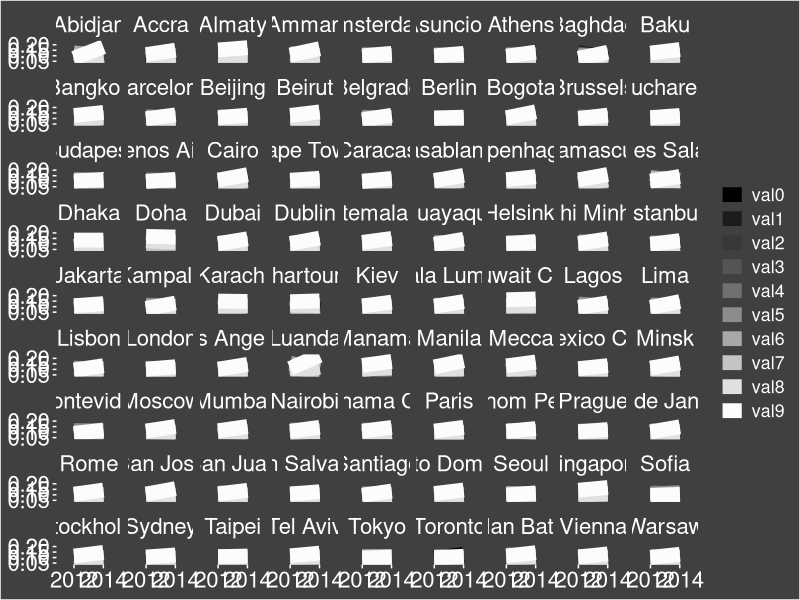
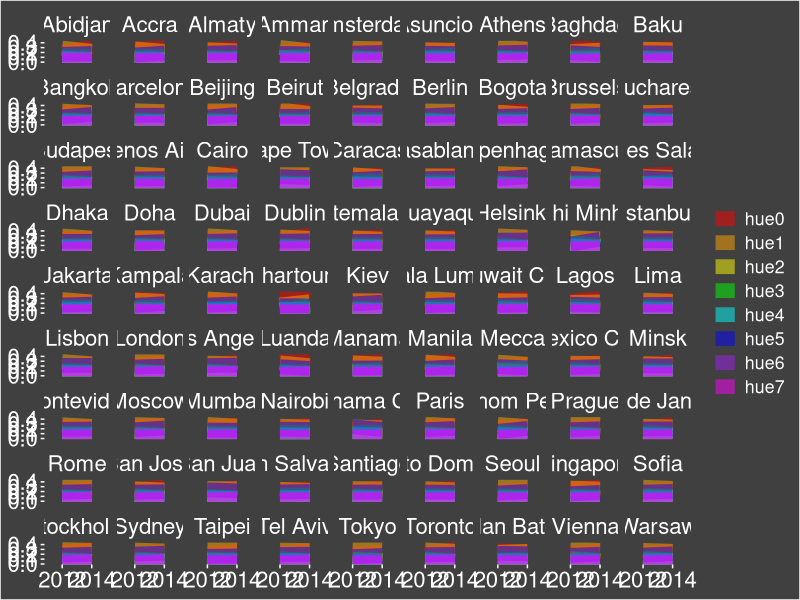
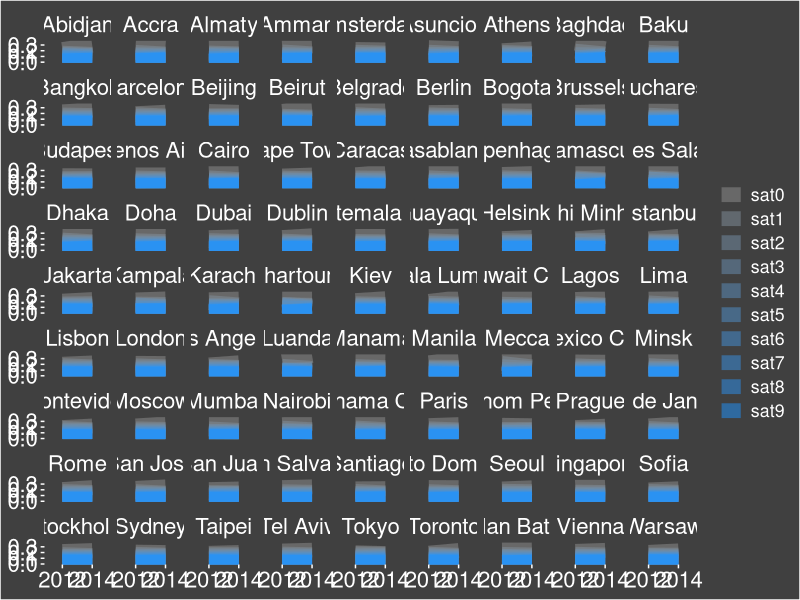

Write R code to recreate these figures, in order.
df = read.csv("image-data-histograms_columnized-merged.csv")

library(ggplot2)
library(reshape2)

df.melted = melt(df,id.vars=c("city","year"))

hsvbins = unique(df.melted$variable)
vals = hsvbins[1:10]
sats = hsvbins[11:20]
hues = hsvbins[21:28]

levels(df.melted$variable)

ggplot(df.melted[df.melted$variable %in% vals,],
       aes(as.factor(year),value,group=variable,color=variable)) + 
  geom_line(size=5) +
  facet_wrap(~city) +
  scale_color_manual(values=c("grey0",
                              "grey11",
                              "grey22",
                              "grey33",
                              "grey44",
                              "grey55",
                              "grey66",
                              "grey77",
                              "grey88",
                              "grey99")) +
  theme(
    panel.grid.major = element_blank(),
    panel.grid.minor = element_blank(),
    plot.background = element_rect(fill="grey25"),
    panel.background = element_rect(fill="grey25"),
    legend.key = element_rect(fill=NA,color=NA),
    legend.title = element_blank(),
    legend.background = element_blank(),
    legend.box = NULL,
    strip.background = element_blank(),
    axis.title = element_blank(),
    strip.text = element_text(color="white",size=16),
    text = element_text(color="white",size=16),
    axis.text = element_text(color="white",size=16),
    axis.ticks = element_line(color="white")
    )

ggplot(df.melted[df.melted$variable %in% hues,],
       aes(as.factor(year),value,group=variable,color=variable)) + 
  geom_line(size=5,alpha=0.5) +
  facet_wrap(~city) +
  scale_color_manual(values=c("red",
                              "orange",
                              "yellow",
                              "green",
                              "cyan",
                              "blue",
                              "purple",
                              "magenta")) +
  theme(
    panel.grid.major = element_blank(),
    panel.grid.minor = element_blank(),
    plot.background = element_rect(fill="grey25"),
    panel.background = element_rect(fill="grey25"),
    legend.key = element_rect(fill=NA,color=NA),
    legend.title = element_blank(),
    legend.background = element_blank(),
    legend.box = NULL,
    strip.background = element_blank(),
    axis.title = element_blank(),
    strip.text = element_text(color="white",size=16),
    text = element_text(color="white",size=16),
    axis.text = element_text(color="white",size=16),
    axis.ticks = element_line(color="white")
  )

ggplot(df.melted[df.melted$variable %in% sats,],
       aes(as.factor(year),value,group=variable,color=variable)) + 
  geom_line(size=5,alpha=0.5) +
  facet_wrap(~city) +
  scale_color_manual(values=c("#8f8f8f",
                              "#828f9b",
                              "#7690a7",
                              "#6a90b4",
                              "#5d90c0",
                              "#5191cd",
                              "#4591d9",
                              "#3892e5",
                              "#2c92f2",
                              "#1f93ff")) +
  theme(
    panel.grid.major = element_blank(),
    panel.grid.minor = element_blank(),
    plot.background = element_rect(fill="grey25"),
    panel.background = element_rect(fill="grey25"),
    legend.key = element_rect(fill=NA,color=NA),
    legend.title = element_blank(),
    legend.background = element_blank(),
    legend.box = NULL,
    strip.background = element_blank(),
    axis.title = element_blank(),
    strip.text = element_text(color="white",size=16),
    text = element_text(color="white",size=16),
    axis.text = element_text(color="white",size=16),
    axis.ticks = element_line(color="white")
  )
